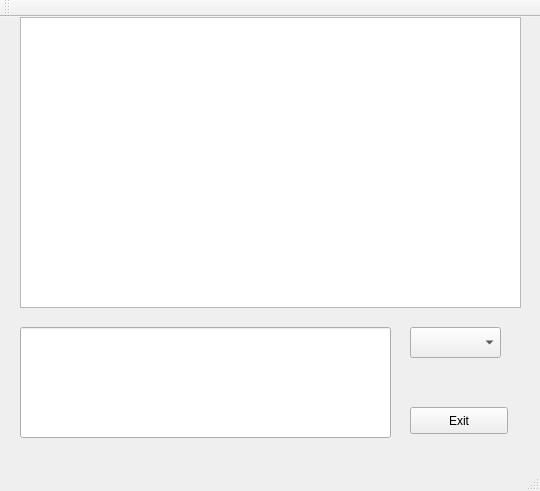
<?xml version="1.0" encoding="UTF-8"?>
<ui version="4.0">
 <class>chatscreen</class>
 <widget class="QMainWindow" name="chatscreen">
  <property name="geometry">
   <rect>
    <x>0</x>
    <y>0</y>
    <width>540</width>
    <height>491</height>
   </rect>
  </property>
  <property name="windowTitle">
   <string>chatscreen</string>
  </property>
  <widget class="QWidget" name="centralWidget">
   <widget class="QPushButton" name="pushButton">
    <property name="geometry">
     <rect>
      <x>410</x>
      <y>390</y>
      <width>98</width>
      <height>27</height>
     </rect>
    </property>
    <property name="text">
     <string>Exit</string>
    </property>
   </widget>
   <widget class="QLineEdit" name="lineEdit">
    <property name="geometry">
     <rect>
      <x>20</x>
      <y>310</y>
      <width>371</width>
      <height>111</height>
     </rect>
    </property>
   </widget>
   <widget class="QTextEdit" name="textEdit">
    <property name="geometry">
     <rect>
      <x>20</x>
      <y>0</y>
      <width>501</width>
      <height>291</height>
     </rect>
    </property>
   </widget>
   <widget class="QComboBox" name="comboBox">
    <property name="geometry">
     <rect>
      <x>410</x>
      <y>310</y>
      <width>91</width>
      <height>31</height>
     </rect>
    </property>
   </widget>
  </widget>
  <widget class="QMenuBar" name="menuBar">
   <property name="geometry">
    <rect>
     <x>0</x>
     <y>0</y>
     <width>540</width>
     <height>25</height>
    </rect>
   </property>
  </widget>
  <widget class="QToolBar" name="mainToolBar">
   <attribute name="toolBarArea">
    <enum>TopToolBarArea</enum>
   </attribute>
   <attribute name="toolBarBreak">
    <bool>false</bool>
   </attribute>
  </widget>
  <widget class="QStatusBar" name="statusBar"/>
 </widget>
 <layoutdefault spacing="6" margin="11"/>
 <resources/>
 <connections/>
</ui>
